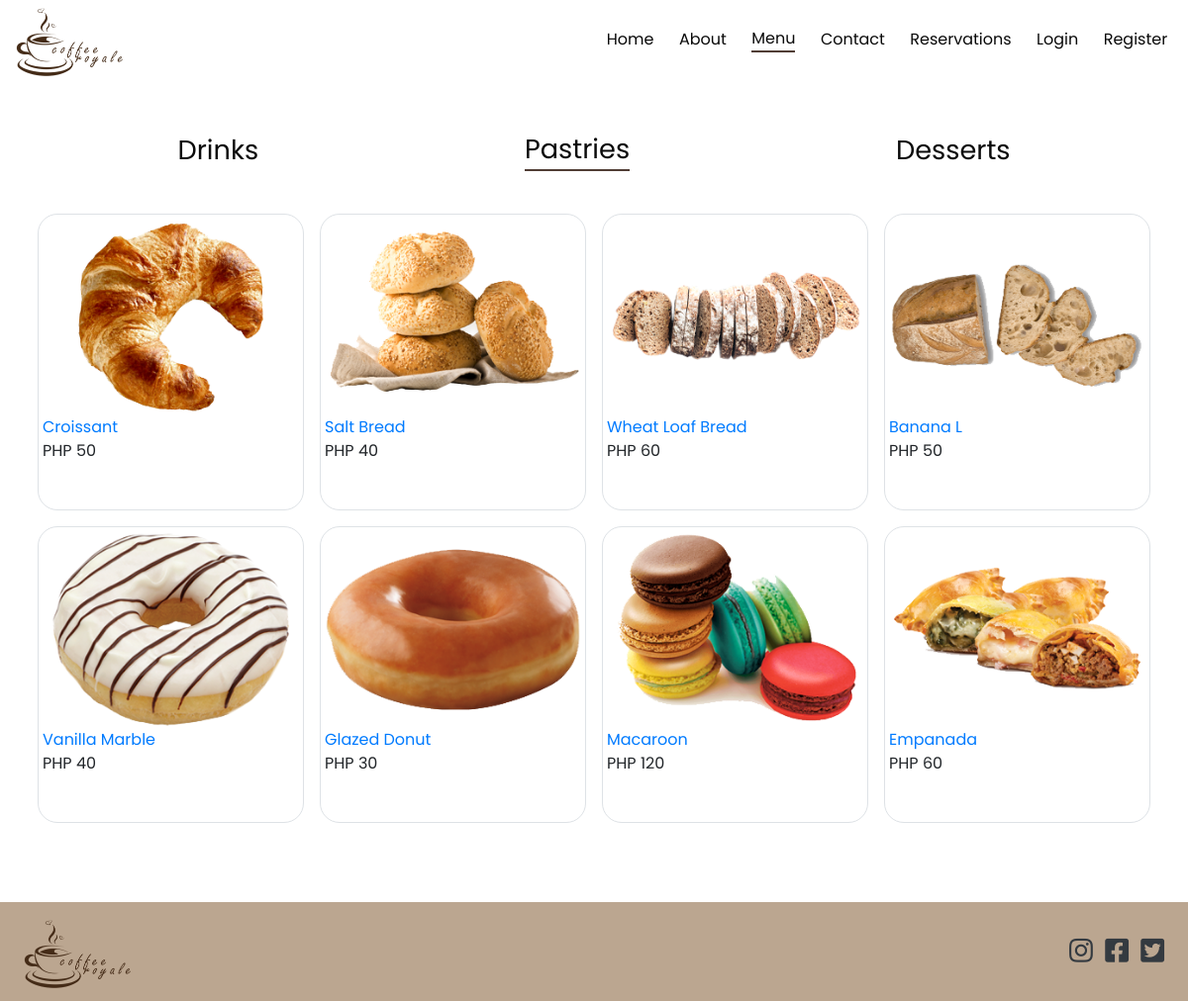
The page /pastries.php on the database its author committed.
### tables this page shows
CREATE TABLE `products` (
  `id` int(11) NOT NULL,
  `name` varchar(50) NOT NULL,
  `slug` varchar(50) NOT NULL,
  `image` varchar(50) NOT NULL,
  `price` double NOT NULL,
  `description` text NOT NULL,
  `category_id` int(11) NOT NULL
);

### app/config/Config.php (called while the page is built, shortened)
<?php
class Connection
{
    public $conn;
    public function __construct()
    {
        try {
            $dsn = 'mysql:host=' . HOST . ';dbname=' . DB_NAME;
            $this->conn = new PDO($dsn, USERNAME, PASSWORD);
            $this->conn->setAttribute(PDO::ATTR_DEFAULT_FETCH_MODE, PDO::FETCH_OBJ);
            $this->conn->setAttribute(PDO::ATTR_EMULATE_PREPARES, false);
        } catch (PDOException $e) {
            echo "Error!: " . $e->getMessage() . "<br/>";
            die();
        }
        return $this->conn;
    }
}

### app/controllers/ProductController.php (called while the page is built, shortened)
<?php
class Products extends Connection
{
    public function getPastries()
    {
        $sql = "SELECT * FROM categories WHERE name=:pastries";
        $stmt = $this->conn->prepare($sql);
        $stmt->execute(['pastries' => 'pastries']);
        $pastry = $stmt->fetch();
        $category_id = $pastry->id;
        $sql = "SELECT * FROM products WHERE category_id=:category_id";
        $stmt = $this->conn->prepare($sql);
        $stmt->execute(['category_id' => $category_id]);
        $pastries = $stmt->fetchAll();
        return $pastries;
    }
}

### pastries.php (the view, shortened to what this page needs)
<?php
$product = new Products();
$pastries = $product->getPastries();
?>
<?php require_once BASE . '/app/includes/header.php' ?>
<div class="wrapper">
    <div class="menu-page">
        <nav class="menu-nav">
            <div class="container">
                <ul>
                    <li class="<?php echo (strpos(CURRENT_URL, 'menu') !== false) ? 'active' : '' ?>">
                        <a href="menu.php">Drinks</a>
                    </li>
                    <li class="<?php echo (strpos(CURRENT_URL, 'pastries') !== false) ? 'active' : '' ?>">
                        <a href="pastries.php">Pastries</a>
                    </li>
                    <li class="<?php echo (strpos(CURRENT_URL, 'desserts') !== false) ? 'active' : '' ?>">
                        <a href="desserts.php">Desserts</a>
                    </li>
                </ul>
            </div>
        </nav>
        <div class="container mt-3 mb-5">
            <div class="row ">
                <?php if ($pastries) : ?>
                    <?php foreach ($pastries as $pastry) : ?>
                        <div class="col-lg-3 col-md-4 col-sm-6 p-2">
                            <div class="border p-1 product-img" style="min-height: 300px">
                                <div class="img-container">
                                    <a href="product_detail.php?id=<?php echo $pastry->id ?>?category=pastries?name=<?php echo strtolower($pastry->name) ?>">
                                        <img src="<?php echo  'assets/img/product_images/' . $pastry->image ?>" class="img-fluid" alt="image" width="100%">
                                    </a>
                                </div>
                                <a href="product_detail.php?id=<?php echo $pastry->id ?>?category=pastries?name=<?php echo strtolower($pastry->name) ?>">
                                    <?php echo $pastry->name ?>
                                </a>
                                <p>PHP <?php echo $pastry->price ?></p>
                            </div>
                        </div>
                    <?php endforeach; ?>
                <?php else : ?>
                    <h2 class="text-secondary text-center mx-auto">No pastry yet</h2>
                <?php endif; ?>
            </div>
        </div>
    </div>
</div>
<?php include 'app/includes/footer.php' ?>

### assets/css/main.css (style rules this page uses)
* { margin: 0; padding: 0; -webkit-box-sizing: border-box; box-sizing: border-box; }
body { font-family: "Poppins", sans-serif; scroll-behavior: smooth; overflow-x: hidden; }
a { text-decoration: none; }
li { list-style: none; }

### assets/css/sub-main.css (style rules this page uses)
.menu-page { width: 100%; min-height: 100vh; }
.menu-nav { margin-top: 2rem; width: 100%; min-height: 10vh; display: -webkit-box; display: -ms-flexbox; display: flex; -webkit-box-align: center; -ms-flex-align: center; align-items: center; -webkit-box-pack: center; -ms-flex-pack: center; justify-content: center; }
.menu-nav .container { width: 100%; height: 100%; }
.menu-nav .container ul { width: 100%; height: 100%; display: -webkit-box; display: -ms-flexbox; display: flex; -ms-flex-pack: distribute; justify-content: space-around; -webkit-box-align: center; -ms-flex-align: center; align-items: center; padding-top: 1rem; }
.menu-nav .container ul li a { color: #0a0a0a; text-decoration: none; font-size: 1.7rem; }
.menu-nav .container ul li.active { border-bottom: 2px solid #503d35; }
.product-img { border-radius: 20px; -webkit-transition: 0.3s ease-in-out; transition: 0.3s ease-in-out; }

### assets/css/reservation.css (style rules this page uses)
p { margin-top: 0; margin-bottom: 1rem; }

### rows shown on the page
products: image (picture), name "Croissant", price "50"
products: image (picture), name "Salt Bread", price "40"
products: image (picture), name "Wheat Loaf Bread", price "60"
products: image (picture), name "Banana L", price "50"
products: image (picture), name "Vanilla Marble", price "40"
products: image (picture), name "Glazed Donut", price "30"
products: image (picture), name "Macaroon", price "120"
products: image (picture), name "Empanada", price "60"
